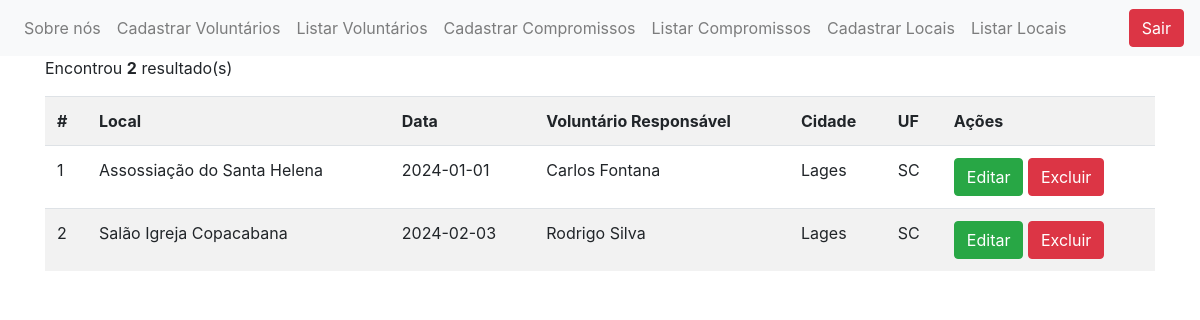
The app's page /listarcompromissos.php with its own data.
### tables this page shows
CREATE TABLE `compromissos` (
  `id` int(15) NOT NULL AUTO_INCREMENT,
  `local_compromisso` varchar(255) NOT NULL,
  `data_compromisso` DATE NOT NULL,
  `voluntario_resp` varchar(255) NOT NULL,
  `cidade` varchar(255) NOT NULL,
  `uf` varchar(255) NOT NULL,
  PRIMARY KEY(id)
);

### listarcompromissos.php (the view, shortened to what this page needs)
<!DOCTYPE html>
<html lang="pt-BR">
  <head>
    <link rel="stylesheet" href="https://cdn.jsdelivr.net/npm/bootstrap@4.5.3/dist/css/bootstrap.min.css">
  </head>
  <body>
    <nav class="navbar navbar-expand-lg navbar-light bg-light">
      <div class="collapse navbar-collapse" id="navbarNav">
        <ul class="navbar-nav">
          <li class="nav-item">
            <a class="nav-link" href="index.php">Sobre nós</a>
          </li>
          <li class="nav-item">
            <a class="nav-link" href="voluntarios.php">Cadastrar Voluntários</a>
          </li>
          <li class="nav-item">
            <a class="nav-link" href="listarvoluntarios.php">Listar Voluntários</a>
          </li>
          <li class="nav-item">
            <a class="nav-link" href="compromissos.php">Cadastrar Compromissos</a>
          </li>
          <li class="nav-item">
            <a class="nav-link" href="listarcompromissos.php">Listar Compromissos</a>
          </li>
          <li class="nav-item">
            <a class="nav-link" href="locais.php">Cadastrar Locais</a>
          </li>
          <li class="nav-item">
            <a class="nav-link" href="listarlocais.php">Listar Locais</a>
          </li>
        </ul>
      </div>
        <div class="ml-auto">
            <a class="btn btn-danger" href="logout.php">Sair</a>
        </div>
    </nav>
    <div class="container">
        <div class="row">
            <div class="col-lg-12">
                <?php
                    include("config.php");
                    $sql = "SELECT * FROM compromissos";
                    $res = $conn->query($sql) or die($conn->error);
                    $qtd = $res->num_rows;
                    if($qtd > 0){
                      print "<p>Encontrou <b>$qtd</b> resultado(s)</p>";
                      print "<table class='table table-striped table-hover'>";
                      print "<tr>";
                        print "<th>#</th>";
                        print "<th>Local</th>";
                        print "<th>Data</th>";
                        print "<th>Voluntário Responsável</th>";
                        print "<th>Cidade</th>";
                        print "<th>UF</th>";
                        print "<th>Ações</th>";
                        print "</tr>";
                      while($row = $res->fetch_object()){
                        print "<tr>";
                        print "<td>".$row->id."</td>";
                        print "<td>".$row->local_compromisso."</td>";
                        print "<td>".$row->data_compromisso."</td>";
                        print "<td>".$row->voluntario_resp."</td>";
                        print "<td>".$row->cidade."</td>";
                        print "<td>".$row->uf."</td>";
                        print "<td>
                                 <button class='btn btn-success' onclick=\"location.href='editarcompromisso.php?id=".$row->id."';\">Editar</button>
                                 <button class='btn btn-danger' onclick=\"if(confirm('Tem certeza que deseja excluir?')){location.href='salvarcompromissos.php?acao=excluircompromisso&id=".$row->id."';}else{false;}\">Excluir</button>
                               </td>";
                        print "</tr>";
                      }
                      print "</table>";
                    }else{
                      print "<p>Nenhum resultado encontrado</p>";
                    }
                ?>
            </div>
        </div>
    </div>
  </body>
</html>

### records on screen
compromissos: id "1", local_compromisso "Assossiação do Santa Helena", data_compromisso "2024-01-01", voluntario_resp "Carlos Fontana", cidade "Lages", uf "SC"
compromissos: id "2", local_compromisso "Salão Igreja Copacabana", data_compromisso "2024-02-03", voluntario_resp "Rodrigo Silva", cidade "Lages", uf "SC"

### other values on screen
$qtd "2"
